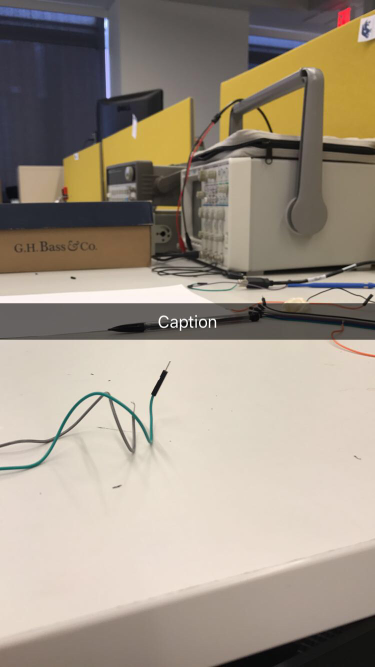
%> input picture desk.jpeg, 750 x 1334 px (shown at 1/2 size)
$ octave SnapCapRemover.m   (GNU Octave 9; MATLAB toolbox functions it lacks are replaced by stand-ins)
%> lines starting %> are read from the running program, lines starting %| are printed output that depends on the picture; in (x1, y1, x2, y2) boxes, pixels count from 0 and x2, y2 are one past the last pixel; in counts of white or black regions, pixels touching at a corner belong together; the program's own positions count from 1
### gray2rgb.m
function [Image]=gray2rgb(Image)
%Gives a grayscale image an extra dimension
%in order to use color within it
[m n]=size(Image);
rgb=zeros(m,n,3);
rgb(:,:,1)=Image;
rgb(:,:,2)=rgb(:,:,1);
rgb(:,:,3)=rgb(:,:,1);
Image=rgb/255;
end

### SnapCapRemover.m
%% ECES 435 Snapchat Remove Caption Project
% Matt Giovannucci
% David Tigreros
clc; clear; close all;

%% Project Code
% testImage.pic = imread('Simple.JPG');
testImage = imread('desk.jpeg');
%> testImage is the input picture: size 1334x750x3 uint8; mean R, G, B 159.5, 148.6, 134.7

imshow(testImage)
title('Original Image');
%% Houghline Transform to isolate caption box

testImage_bw = im2bw(testImage, 0.5);
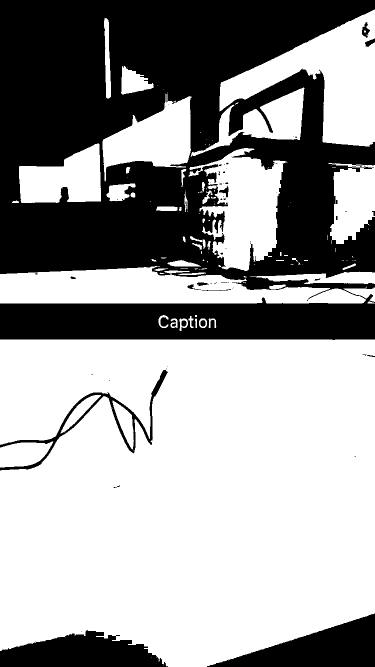
%> testImage_bw: size 1334x750 logical (shown at 1/2 size); 61.5% white; 68 black regions (48 under 20 px), largest, box (x1, y1, x2, y2) and area: (0, 0, 750, 680) 343985, (414, 1226, 750, 1334) 18002, (0, 1260, 336, 1334) 16610
testImage_bw_edge = edge(testImage_bw,'canny');
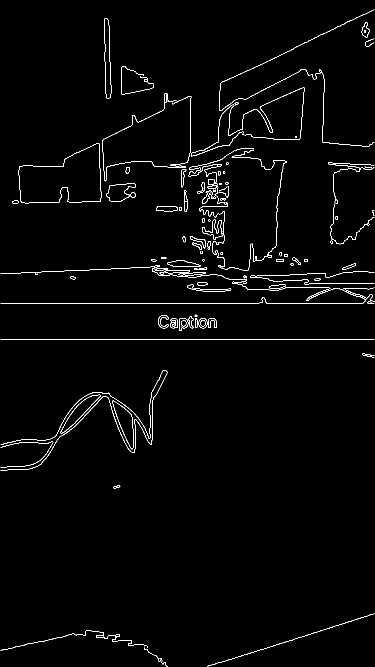
%> testImage_bw_edge: size 1334x750 logical (shown at 1/2 size); 1.6% white in thin lines or dots
[H,T,R] = hough(testImage_bw_edge);
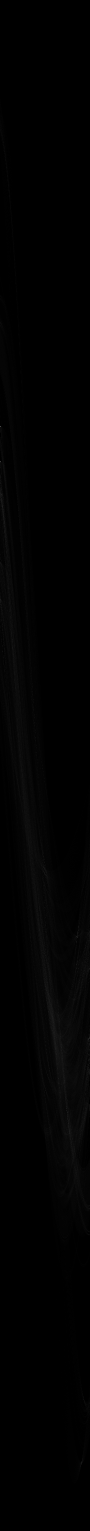
%> H: size 3061x180 double (shown at 1/2 size); min 0, max 729, mean 5.3; drawn with min black and max white
%> T = 180 values from -90 to 89; R = 3061 values from -1530 to 1530


P  = houghpeaks(H,5,'threshold',ceil(0.3*max(H(:))));
%> P = [853 1; 924 1]
x = T(P(:,2)); y = R(P(:,1));
%> after `x = T(P(:,2))`: x = [-90 -90]
%> after `y = R(P(:,1))`: y = [-678 -607]


lines = houghlines(testImage_bw_edge,T,R,P,'FillGap',5,'MinLength',300);
%> lines = 2 lines; point1 to point2 (x, y): (2, 679) to (658, 679), (2, 608) to (507, 608)
figure; h1 = imshow(testImage); hold on;
max_len = 0;
snaplines_y = [];

for k = 1:length(lines)

    if lines(k).theta ~= -90 % Added this to cancel out and non horizontal lines
       continue;
    end

   xy = [lines(k).point1; lines(k).point2];
    xy(2,1)=750;
    xy(1,1) = 0;
   plot(xy(:,1),xy(:,2),'LineWidth',2,'Color','green');
   snaplines_y(length(snaplines_y)+1) = lines(k).point2(2);
end
%> this loop made 2 passes
%> after the loop, snaplines_y = [679 608]; xy = [0 608; 750 608]

hold on

%% Contrast Adjustment to differentiate text
snap_box_bw = ~im2bw(testImage, 0.9);
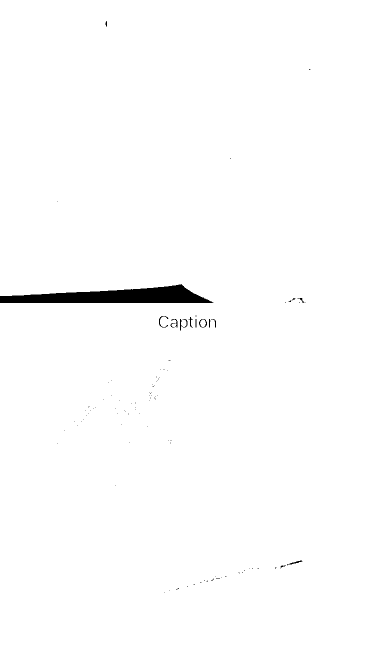
%> snap_box_bw: size 1334x750 logical (shown at 1/2 size); 99% white; 114 black regions (100 under 20 px), largest, box (x1, y1, x2, y2) and area: (0, 568, 427, 606) 9540, (360, 638, 375, 661) 101, (318, 632, 337, 655) 90


blob_region = regionprops(snap_box_bw,'Area');
%> blob_region = 2 regions; Area: 989961, 135
bw_label = bwlabel(snap_box_bw);
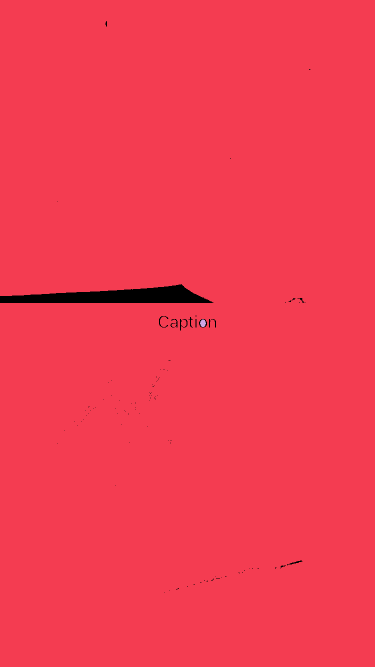
%> bw_label: size 1334x750 double (shown at 1/2 size); 3 distinct labels, from 0 to 2; one colour per label, 0 black


Rows = 74;
Col = 750;

for k = 1:Rows
    for j = 1:Col
        if(bw_label(k,j) ~= 1)
            bw_label(k,j) = 0;
        end
    end

end

max_reg = bw_label;
[B,L] = bwboundaries(max_reg);
%> L: size 1334x750 double; 133 distinct labels, from 0 to 132
%> B = 132 boundaries; largest, box (x1, y1, x2, y2) and points: (0, 0, 750, 1334) 5006, (318, 632, 337, 655) 98, (574, 1121, 605, 1131) 62, (377, 634, 386, 655) 54, (342, 638, 355, 655) 51

hold on
max_y = snaplines_y(2);
%> max_y = 608
min_y = snaplines_y(1);
%> min_y = 679
max_x = 0;
min_x = 750;


for k = 1:size(B)
   boundary = B{k};

   if(and(boundary(:,1) > snaplines_y(2), boundary(:,1) < snaplines_y(1)) )
        plot(boundary(:,2), boundary(:,1), 'm', 'LineWidth', 1.5)
        % find highest and lowest y values
        if( max(boundary(:,1)) > max_y)
           max_y = max(boundary(:,1));
        end
        if(max(boundary(:,1)) < min_y)
           min_y = max(boundary(:,1));
        end

        % find highest and lowest x and y values
        if( max(boundary(:,2)) > max_x)
           max_x = max(boundary(:,2));
        end
        if(max(boundary(:,2)) < min_x)
           min_x = max(boundary(:,2));
        end
   end

end
%> this loop made 132 passes
%> (max_y, min_y, max_x, min_x) on pass 2: (654, 654, 412, 412)
%> boundary on passes 3 to 8: [404 115; 404 115], [888 115; 888 115], [861 129; 861 129], [844 150; 844 150], [851 155; 851 155], [843 163; 843 163]
%> after the loop, max_x = 432; max_y = 661; min_x = 337; min_y = 633
title('Image with isolated text and caption box')

%% Inpaint the text with found values

% create polygon region to fill
fact = 10;
max_y = max_y+fact;
%> max_y = 671
min_y = min_y-fact;
%> min_y = 623
max_x = max_x+fact;
%> max_x = 442
min_x = min_x-fact;
%> min_x = 327
diff_x = (max_x - min_x);
%> diff_x = 115
left_x = min_x - diff_x;
%> left_x = 212
right_x = max_x + diff_x;
%> right_x = 557

diff_y = (max_y - min_y);
%> diff_y = 48
mid_y = min_y + diff_y;
%> mid_y = 671

ro_x = [min_x max_x right_x max_x min_x left_x];
%> ro_x = [327 442 557 442 327 212]
ro_y = [min_y min_y mid_y max_y max_y mid_y];
%> ro_y = [623 623 671 671 671 671]

testImage_gray = rgb2gray(testImage);
J = regionfill(testImage_gray,ro_x,ro_y);

testImage_noText = gray2rgb(J);
%> in gray2rgb, `rgb(:,:,1)=Image;`:
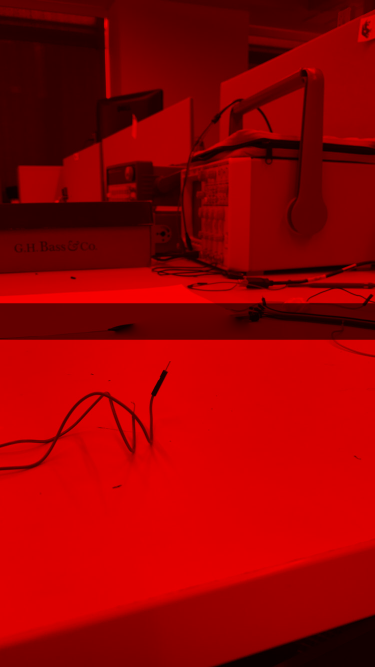
%> rgb: size 1334x750x3 double (shown at 1/2 size); mean R, G, B 150.3, 0, 0
%> in gray2rgb, `rgb(:,:,2)=rgb(:,:,1);`:
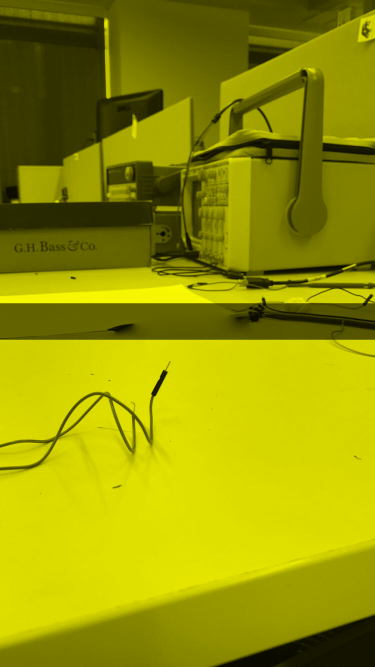
%> rgb: size 1334x750x3 double (shown at 1/2 size); mean R, G, B 150.3, 150.3, 0

testImage_noText = im2uint8(testImage_noText);

% change the rgb values of the gray image image to be same as original
% except for what was in the caption bar
[ROW COL RGB] = size(testImage);
%> ROW = 1334; COL = 750; RGB = 3
%> (the run ends here)
